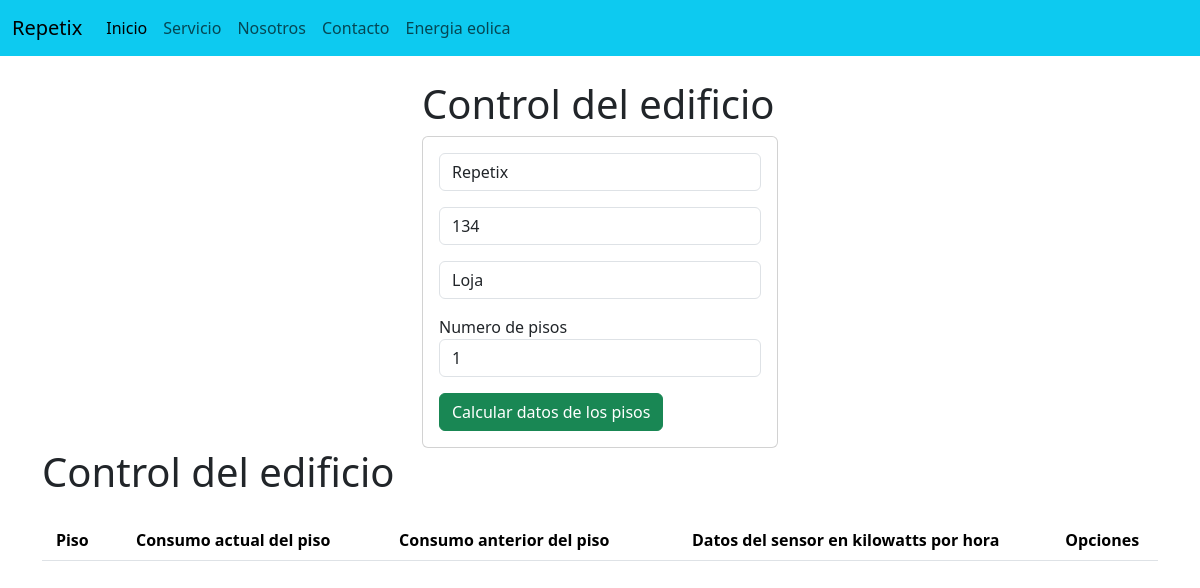
Page /control/134 on the committed database.
### Repetix/models.py (models this page shows, shortened)
class Edificio(models.Model):
    nombre = models.CharField(max_length=100)
    codigo = models.CharField(max_length=20, unique=True)
    ubicacion = models.CharField(max_length=100)
    numero_pisos = models.PositiveIntegerField()  # Cambiado a PositiveIntegerField

### Repetix/views.py (the view)
# urls.py: path('control/', views.control, name='control'),
def control(request, codigo):
    edificio = Edificio.objects.get(codigo=codigo)
    return render(request, "ControlarEdificio.html", {"edificio": edificio})

### Repetix/Templates/ControlarEdificio.html (shortened to what this page needs)
{% extends './base.html' %}
{% block body %}
  <div class="row">
    <div class="col-md-4 offset-md-4">
      <h1>Control del edificio</h1>
      <div class="card">
        <div class="card-body py-2">
          <form action="/registrar_piso/" method="POST">
            <div class="form-group py-2">
              <input type="text" id="nombre_edificio" name="nombre_edificio" value="{{edificio.nombre}}" class="form-control" placeholder="Nombre del edificio" readonly required />
            </div>
            <div class="form-group py-2">
              <input type="text" id="numero_edificio" name="numero_edificio" value="{{edificio.codigo}}" class="form-control" placeholder="Numero del edificio" readonly required />
            </div>
            <div class="form-group py-2">
              <input type="text" id="ubicacion_edificio" name="ubicacion_edificio" value="{{edificio.ubicacion}}" class="form-control" placeholder="ubicacion del edificio" readonly required />
            </div>
            <div class="form-group py-2">
              <label for="numero_pisos">Numero de pisos</label>
              <input type="number" id="numero_pisos" name="numero_pisos" value="{{edificio.numero_pisos}}" class="form-control" placeholder="Numero de pisos" onchange="mostrarRegistrarPisos()" required />
            </div>
            <div class="form-group py-2">
              <button type="submit" class="btn btn-success btn-block text-white">Calcular datos de los pisos</button>
            </div>
          </form>
        </div>
      </div>
    </div>
  </div>
  <div class="table-responsive">
    <h1>Control del edificio</h1>
    <div class="table-responsive py-3">
      <table class="table table-striped">
        <thead>
          <tr>
            <th>Piso</th>
            <th>Consumo actual del piso</th>
            <th>Consumo anterior del piso</th>
            <th>Datos del sensor en kilowatts por hora</th>
            <th colspan="2">Opciones</th>
          </tr>
        </thead>
      </table>
    </div>
  </div>
{% endblock %}

### Repetix/static/css/AccederEdificio.css (style rules this page uses)
th, td { text-align: center; vertical-align: middle; }

### rows in the picture
Edificio: nombre_edificio "Repetix", numero_edificio "134", ubicacion_edificio "Loja", numero_pisos "1"
